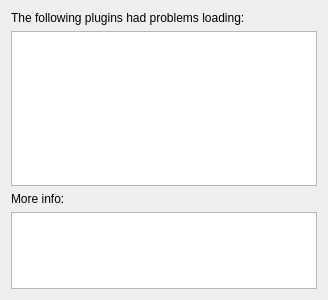
<?xml version="1.0" encoding="UTF-8"?>
<ui version="4.0">
 <class>PluginErrorWindow</class>
 <widget class="QDialog" name="PluginErrorWindow">
  <property name="geometry">
   <rect>
    <x>0</x>
    <y>0</y>
    <width>328</width>
    <height>300</height>
   </rect>
  </property>
  <property name="minimumSize">
   <size>
    <width>250</width>
    <height>300</height>
   </size>
  </property>
  <property name="windowTitle">
   <string>Plugin problems</string>
  </property>
  <layout class="QVBoxLayout" name="verticalLayout" stretch="0,2,0,1">
   <item>
    <widget class="QLabel" name="listLabel">
     <property name="text">
      <string>The following plugins had problems loading:</string>
     </property>
    </widget>
   </item>
   <item>
    <widget class="QListWidget" name="pluginList"/>
   </item>
   <item>
    <widget class="QLabel" name="infoLabel">
     <property name="text">
      <string>More info:</string>
     </property>
    </widget>
   </item>
   <item>
    <widget class="QPlainTextEdit" name="infoEdit">
     <property name="readOnly">
      <bool>true</bool>
     </property>
    </widget>
   </item>
  </layout>
 </widget>
 <resources/>
 <connections/>
</ui>
